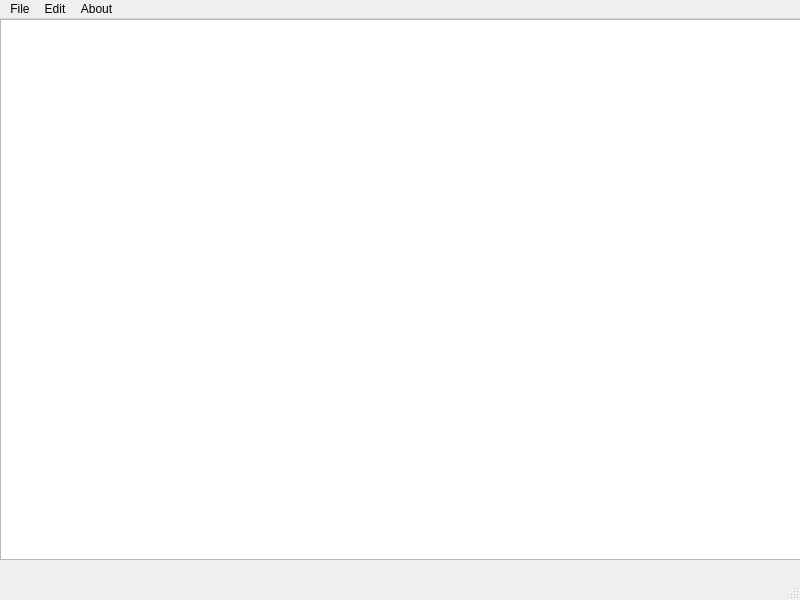
<?xml version="1.0" encoding="UTF-8"?>
<ui version="4.0">
 <class>MainWindowPOV</class>
 <widget class="QMainWindow" name="MainWindowPOV">
  <property name="geometry">
   <rect>
    <x>0</x>
    <y>0</y>
    <width>800</width>
    <height>600</height>
   </rect>
  </property>
  <property name="windowTitle">
   <string>MainWindowPOV</string>
  </property>
  <widget class="QWidget" name="centralwidget">
   <widget class="QWidget" name="verticalLayoutWidget">
    <property name="geometry">
     <rect>
      <x>0</x>
      <y>0</y>
      <width>801</width>
      <height>541</height>
     </rect>
    </property>
    <layout class="QVBoxLayout" name="verticalLayout">
     <item>
      <widget class="QTextEdit" name="FieldPOV">
       <property name="font">
        <font>
         <pointsize>11</pointsize>
        </font>
       </property>
      </widget>
     </item>
    </layout>
   </widget>
  </widget>
  <widget class="QMenuBar" name="menubar">
   <property name="geometry">
    <rect>
     <x>0</x>
     <y>0</y>
     <width>800</width>
     <height>26</height>
    </rect>
   </property>
   <widget class="QMenu" name="menuFile">
    <property name="cursor">
     <cursorShape>PointingHandCursor</cursorShape>
    </property>
    <property name="title">
     <string>File</string>
    </property>
    <addaction name="actionNew"/>
    <addaction name="actionOpen"/>
    <addaction name="actionSave"/>
    <addaction name="actionPrint"/>
    <addaction name="actionExit_Alt_F4"/>
   </widget>
   <widget class="QMenu" name="menuEdit">
    <property name="cursor">
     <cursorShape>PointingHandCursor</cursorShape>
    </property>
    <property name="title">
     <string>Edit</string>
    </property>
    <addaction name="actionCopy"/>
    <addaction name="actionPaste"/>
    <addaction name="actionCut"/>
    <addaction name="actionUndo"/>
    <addaction name="actionRedo"/>
   </widget>
   <widget class="QMenu" name="menuAbout">
    <property name="cursor">
     <cursorShape>PointingHandCursor</cursorShape>
    </property>
    <property name="title">
     <string>About</string>
    </property>
    <addaction name="actionAbout"/>
   </widget>
   <addaction name="menuFile"/>
   <addaction name="menuEdit"/>
   <addaction name="menuAbout"/>
  </widget>
  <widget class="QStatusBar" name="statusbar"/>
  <action name="actionNew">
   <property name="icon">
    <iconset resource="Resources.qrc">
     <normaloff>:/images/new.png</normaloff>:/images/new.png</iconset>
   </property>
   <property name="text">
    <string>&amp;New</string>
   </property>
  </action>
  <action name="actionOpen">
   <property name="icon">
    <iconset resource="Resources.qrc">
     <normaloff>:/images/open.png</normaloff>:/images/open.png</iconset>
   </property>
   <property name="text">
    <string>&amp;Open</string>
   </property>
  </action>
  <action name="actionSave">
   <property name="icon">
    <iconset resource="Resources.qrc">
     <normaloff>:/images/save.png</normaloff>:/images/save.png</iconset>
   </property>
   <property name="text">
    <string>&amp;Save            </string>
   </property>
  </action>
  <action name="actionPrint">
   <property name="icon">
    <iconset resource="Resources.qrc">
     <normaloff>:/images/print.png</normaloff>:/images/print.png</iconset>
   </property>
   <property name="text">
    <string>&amp;Print</string>
   </property>
  </action>
  <action name="actionExit_Alt_F4">
   <property name="icon">
    <iconset resource="Resources.qrc">
     <normaloff>:/images/exit.png</normaloff>:/images/exit.png</iconset>
   </property>
   <property name="text">
    <string>&amp;Exit</string>
   </property>
  </action>
  <action name="actionCopy">
   <property name="icon">
    <iconset resource="Resources.qrc">
     <normaloff>:/images/copy.png</normaloff>:/images/copy.png</iconset>
   </property>
   <property name="text">
    <string>&amp;Copy</string>
   </property>
  </action>
  <action name="actionPaste">
   <property name="icon">
    <iconset resource="Resources.qrc">
     <normaloff>:/images/paste.png</normaloff>:/images/paste.png</iconset>
   </property>
   <property name="text">
    <string>&amp;Paste</string>
   </property>
  </action>
  <action name="actionCut">
   <property name="icon">
    <iconset resource="Resources.qrc">
     <normaloff>:/images/cut.png</normaloff>:/images/cut.png</iconset>
   </property>
   <property name="text">
    <string>&amp;Cut</string>
   </property>
   <property name="toolTip">
    <string>Cut       Ctrl+X</string>
   </property>
  </action>
  <action name="actionUndo">
   <property name="icon">
    <iconset resource="Resources.qrc">
     <normaloff>:/images/undo.png</normaloff>:/images/undo.png</iconset>
   </property>
   <property name="text">
    <string>&amp;Undo</string>
   </property>
  </action>
  <action name="actionRedo">
   <property name="icon">
    <iconset resource="Resources.qrc">
     <normaloff>:/images/redo.png</normaloff>:/images/redo.png</iconset>
   </property>
   <property name="text">
    <string>&amp;Redo</string>
   </property>
  </action>
  <action name="actionAbout">
   <property name="icon">
    <iconset resource="Resources.qrc">
     <normaloff>:/images/about.png</normaloff>:/images/about.png</iconset>
   </property>
   <property name="text">
    <string>&amp;About...</string>
   </property>
  </action>
 </widget>
 <resources>
  <include location="Resources.qrc"/>
 </resources>
 <connections/>
</ui>
